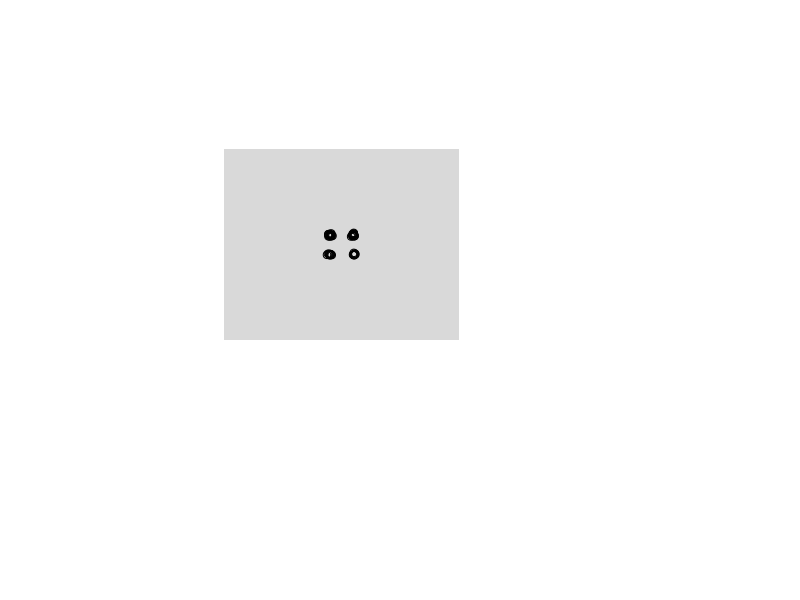
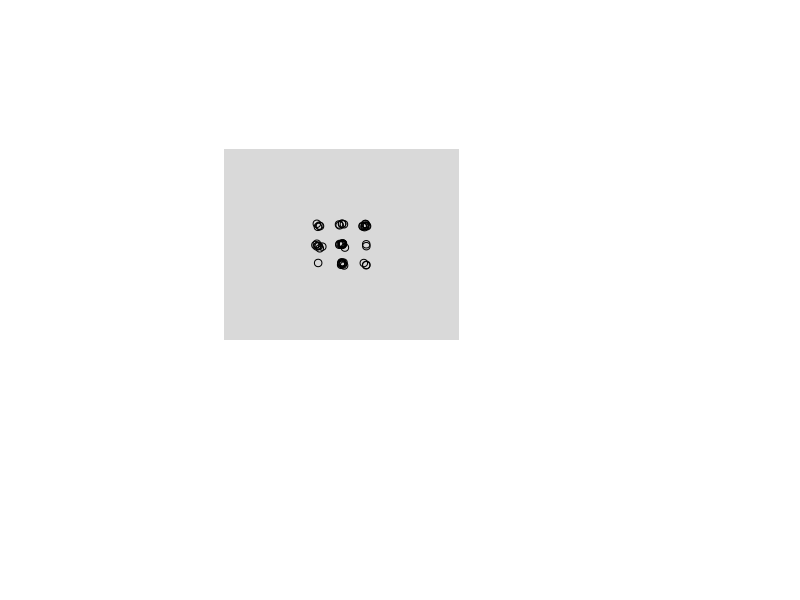
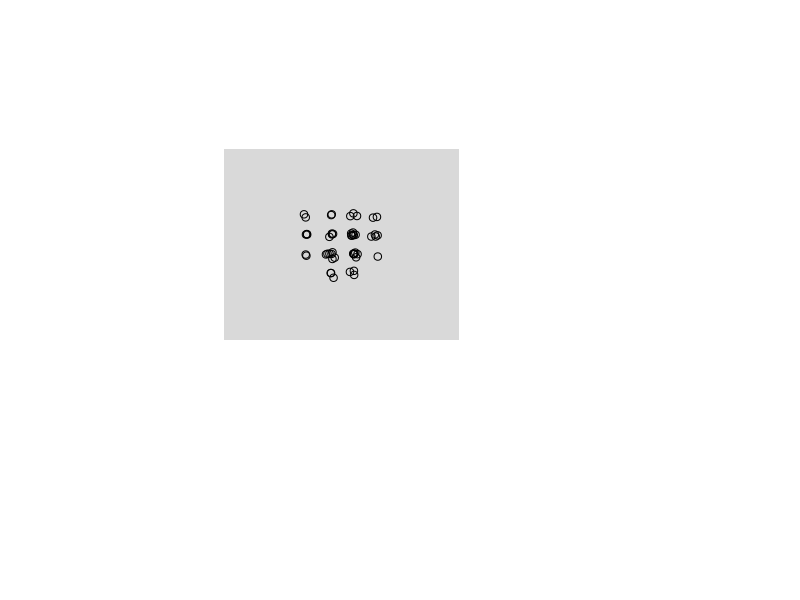
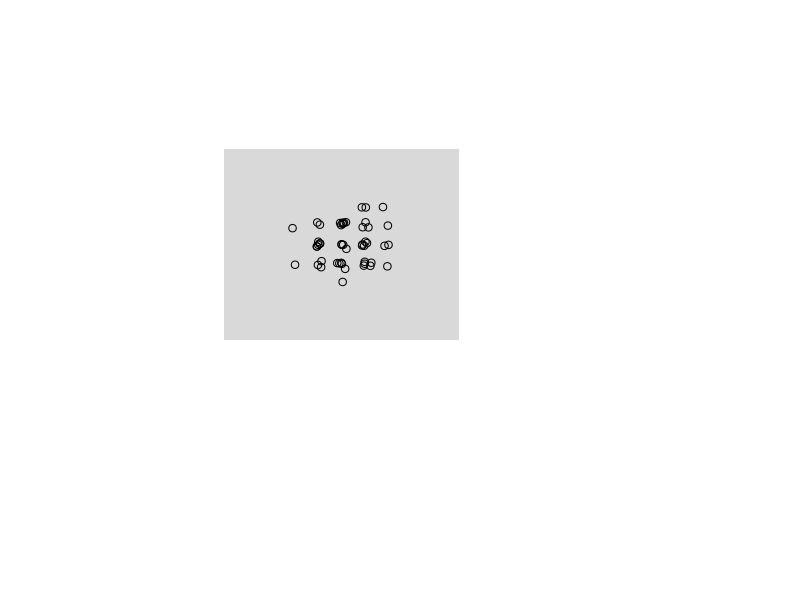
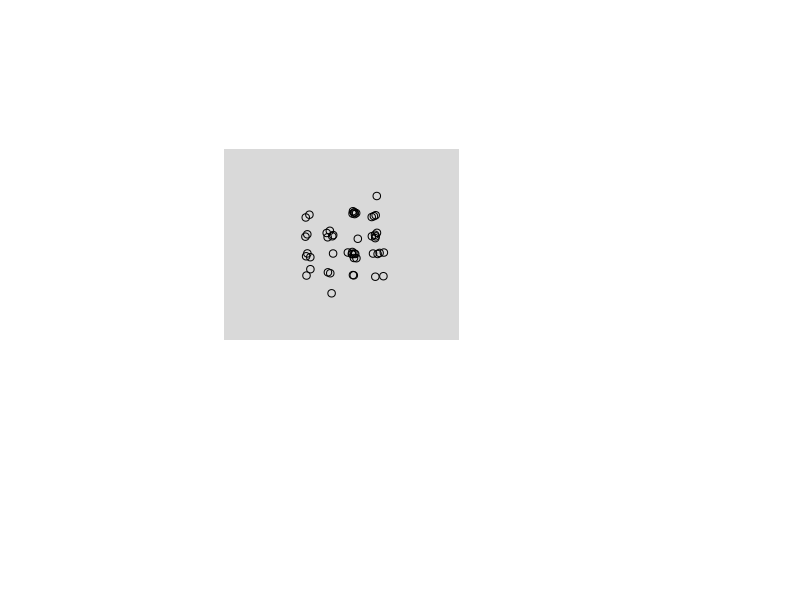
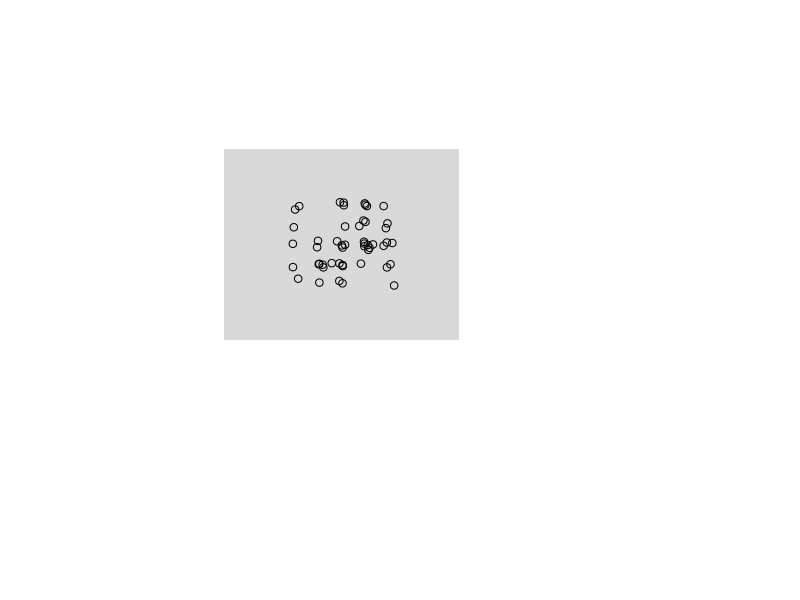
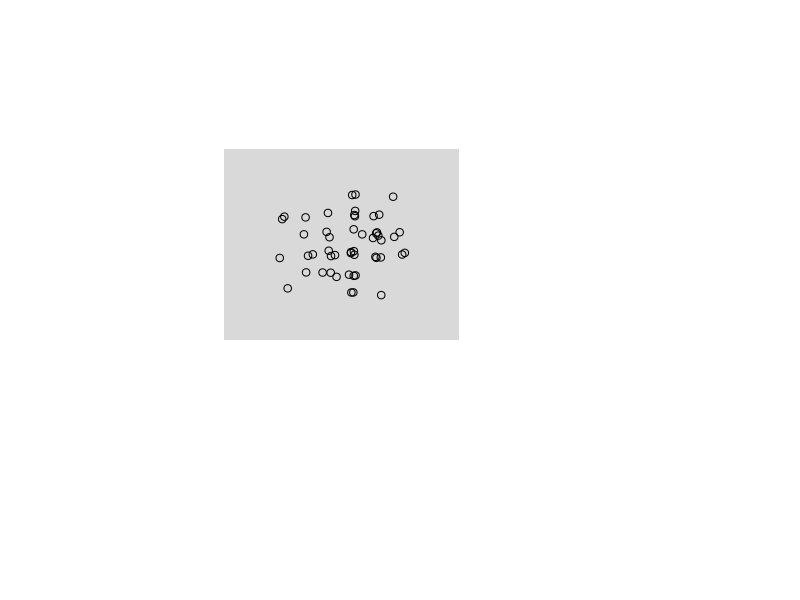
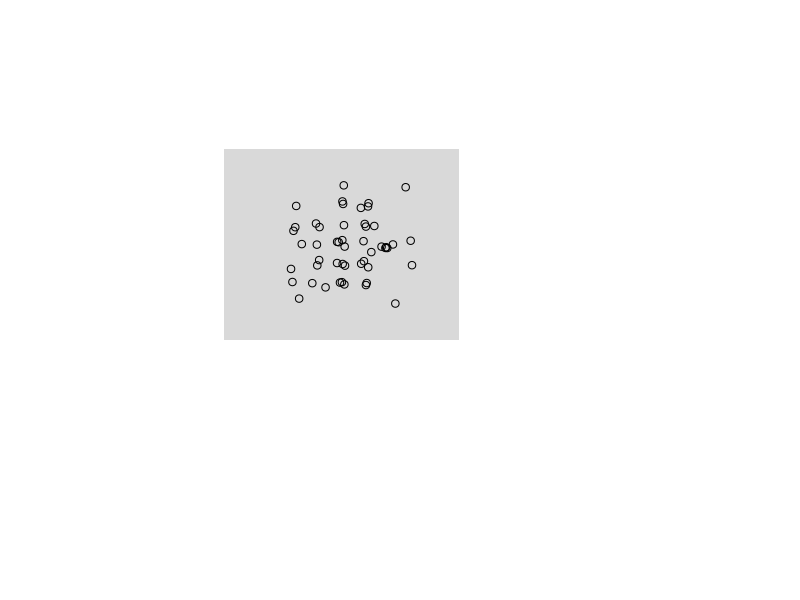

These charts were generated, in order, by the following R code: (Note: this script raises an error after producing the figures.)
## Time-stamp: <2020-01-07 14:09:33 chl>

walker <- function(n, step = 0.1) {
  coord <- replicate(2, sample(c(-1, 1), n, rep = TRUE) + step * rnorm(n))
  return(apply(coord, 2, cumsum))
}

inside_rect <- function(coords, x, y) {
  ## https://stackoverflow.com/a/28979027
  ## coords is a vector of length 4 from rect(), i.e. (x1,y1) and (x3,y3)
  p21 <- c(coords[1] - coords[1], coords[4] - coords[2])
  p41 <- c(coords[3] - coords[1], coords[2] - coords[2])
  p21m <- p21[1]^2 + p21[2]^2
  p41m <- p41[1]^2 + p41[2]^2
  p <- c(x - coords[1], y - coords[2])
  pp1 <- p[1] * p21[1] + p[2] * p21[2]
  pp2 <- p[1] * p41[1] + p[2] * p41[2]

  if ((0 <= pp1) & (pp1 <= p21m)) {
    if ((0 <= pp2) & (pp2 <= p41m)) {
      return(TRUE)
    } else {
      return(FALSE)
    }
  } else {
    return(FALSE)
  }
}


WD <- "~/tmp/random_walk/"
size <- 50
n <- 100
pick <- 10
pop <- replicate(size, walker(n))
xs <- range(pop[, 1, ])
ys <- range(pop[, 2, ])
## rr <- c(xs[1], ys[1], xs[2], ys[2])
rr <- c(-10, -10, 10, 10)
seen <- matrix(nr = 0, ncol = 10)

SAVE <- TRUE

for (k in seq(n)) {
  if (SAVE) {
    png(
      paste(WD, "rw", formatC(k, digits = 3, flag = "0"), ".png", sep = ""),
      width = 600,
      height = 600,
      type = "cairo-png",
      res = 150
    )
  }
  op <- par(mar = rep(0, 4), xpd = NA)
  plot(0, type = "n", xlim = xs, ylim = ys, xlab = "", ylab = "", axes = FALSE)
  rect(rr[1], rr[2], rr[3], rr[4], col = "#B3B3B380", border = NA)
  pchs <- rep(21, size)
  cols <- rep(1, size)
  if (k %% 20 == 0) {
    cnt <- 0
    marks <- numeric(0)
    while (cnt < pick) {
      mark <- sample(size, 1)
      if (inside_rect(rr, pop[k, 1, mark], pop[k, 2, mark])) {
        if (!(mark %in% marks)) {
          marks <- append(marks, mark)
          cnt <- cnt + 1
        }
      }
    }
    seen <- rbind(seen, marks)
    if (k > 20) {
      cols[intersect(marks, seen[nrow(seen) - 1, ])] <- 2
    }
    pchs[marks] <- 19
  }
  points(pop[k, 1, ], pop[k, 2, ], col = cols, pch = pchs)
  par(op)
  if (SAVE) {
    dev.off()
  }
}
